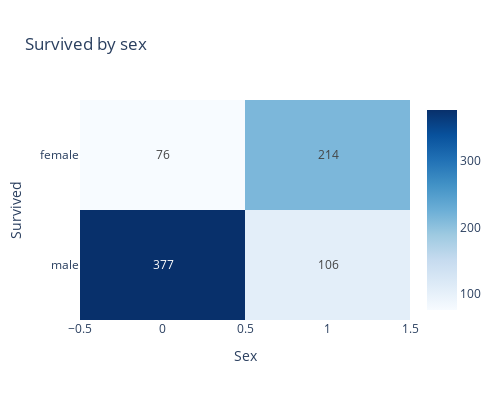

Here is the notebook cell this chart was saved with:
### Code cell
fig = px.imshow(agg,
                
                text_auto=True,
                title= "Survived by sex",
                color_continuous_scale='Blues',
                
                )
fig.update_layout(
    xaxis_title="Sex",
    yaxis_title="Survived",width=500,height=400 )
fig.show()

### Figure 1 — Plotly figure (JSON) as saved in the notebook; plotly's stock layout.template omitted (floating-point values rounded to 4 significant figures)
{"data": [{"coloraxis": "coloraxis", "hovertemplate": "Survived: %{x}<br>Sex: %{y}<br>color: %{z}<extra></extra>", "name": "0", "texttemplate": "%{z}", "type": "heatmap", "x": [0, 1], "xaxis": "x", "y": ["female", "male"], "yaxis": "y", "z": [[76, 214], [377, 106]]}], "layout": {"coloraxis": {"colorscale": [[0, "rgb(247,251,255)"], [0.125, "rgb(222,235,247)"], [0.25, "rgb(198,219,239)"], [0.375, "rgb(158,202,225)"], [0.5, "rgb(107,174,214)"], [0.625, "rgb(66,146,198)"], [0.75, "rgb(33,113,181)"], [0.875, "rgb(8,81,156)"], [1, "rgb(8,48,107)"]]}, "height": 400, "title": {"text": "Survived by sex"}, "width": 500, "xaxis": {"anchor": "y", "constrain": "domain", "domain": [0, 1], "scaleanchor": "y", "title": {"text": "Sex"}}, "yaxis": {"anchor": "x", "autorange": "reversed", "constrain": "domain", "domain": [0, 1], "title": {"text": "Survived"}}}}
